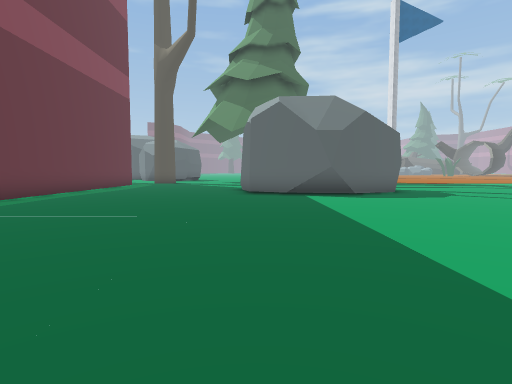
View 1 (above)

24 first-person views from a walk through a Unity game level. The camera is 1.5 m above the floor, tilts 4° down and sees 80° across. The floor is counted in squares, 2 m on a side. Each view is taken from the middle of a square. On the plan, view 1 faces up. The plan holds only what a view shows up to about 10 squares ahead; the rest is blank. The place goes on beyond the plan. Some surface patterns are stand-ins.

View 2
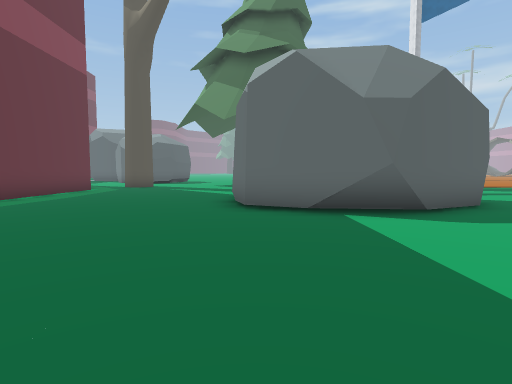

View 3
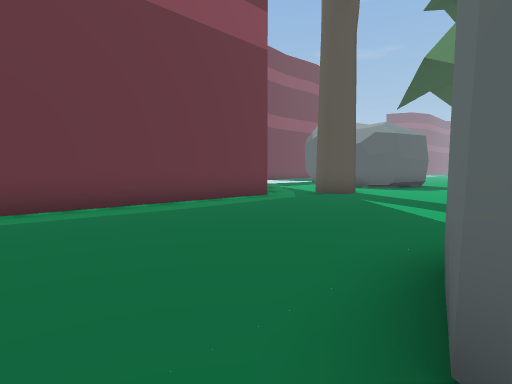

View 4
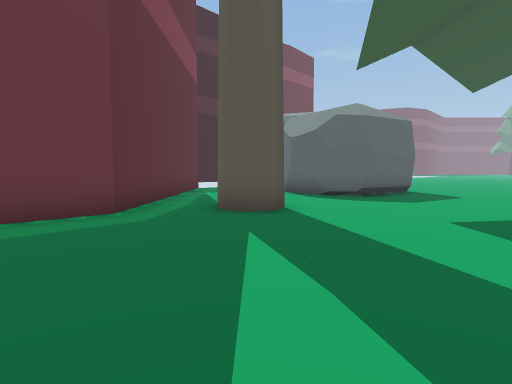

View 5
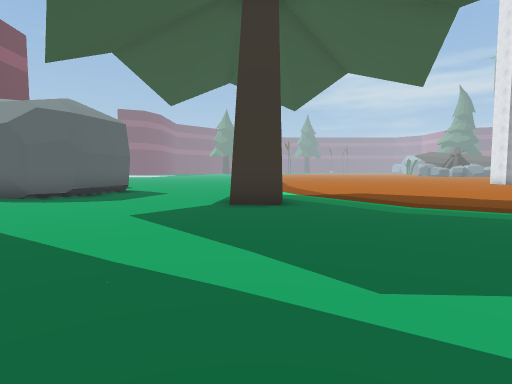

View 6
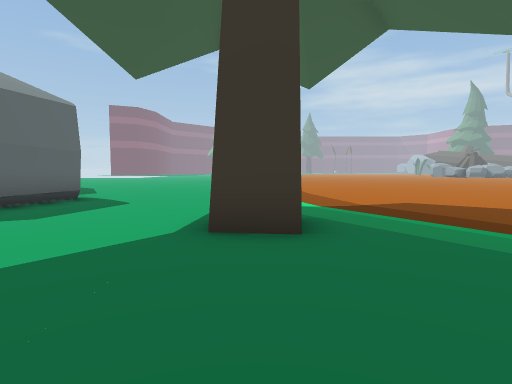

View 7
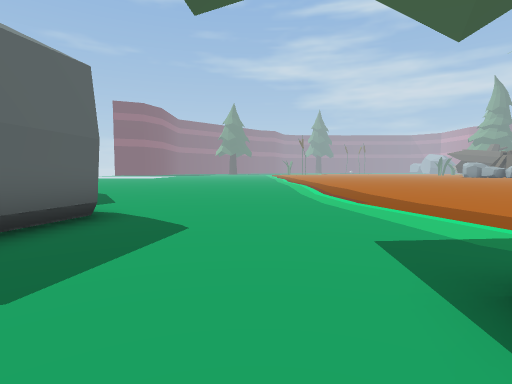

View 8
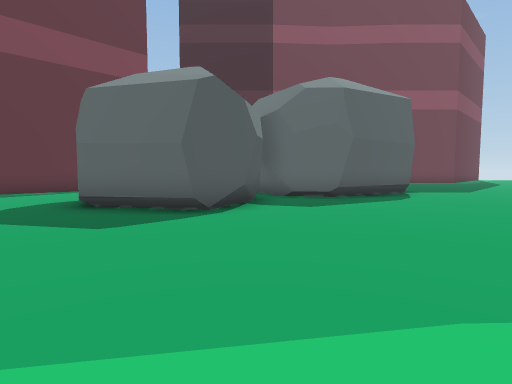

View 9
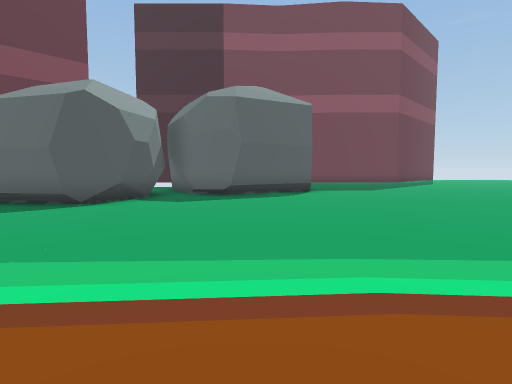

View 10
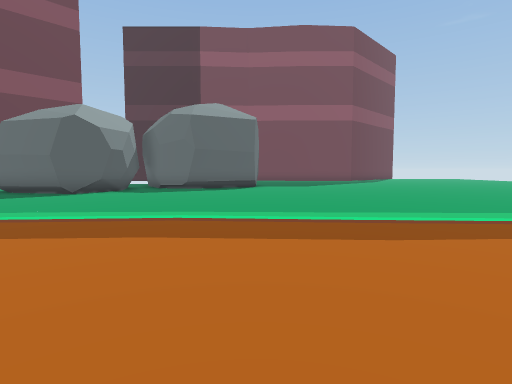

View 11
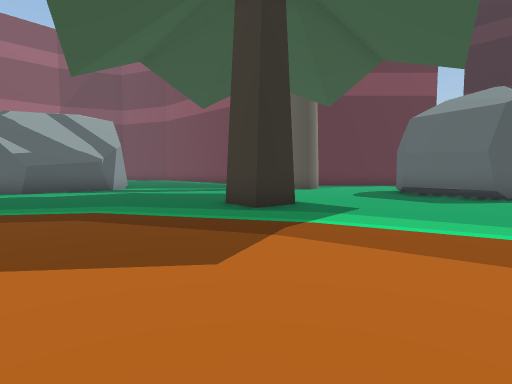

View 12
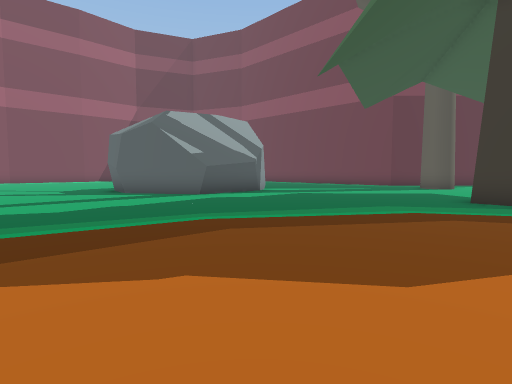

View 13
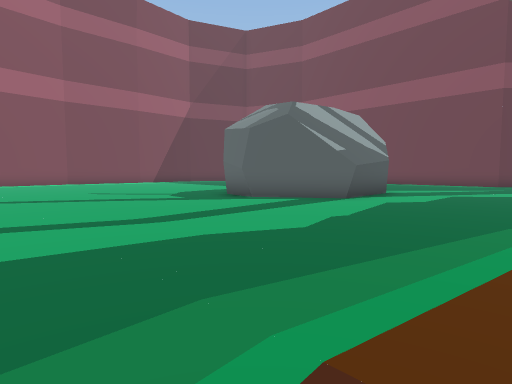

View 14
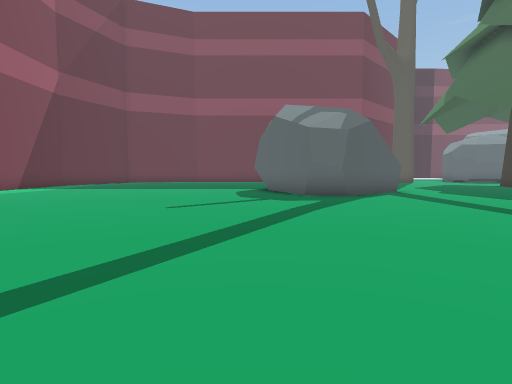

View 15
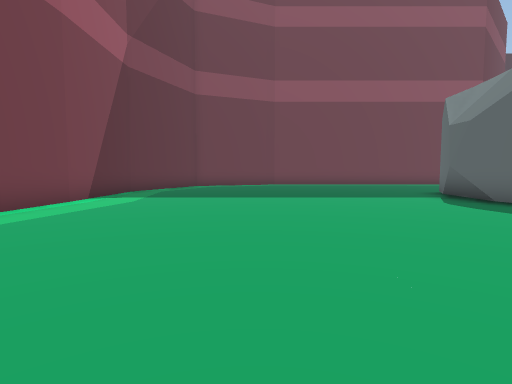

View 16
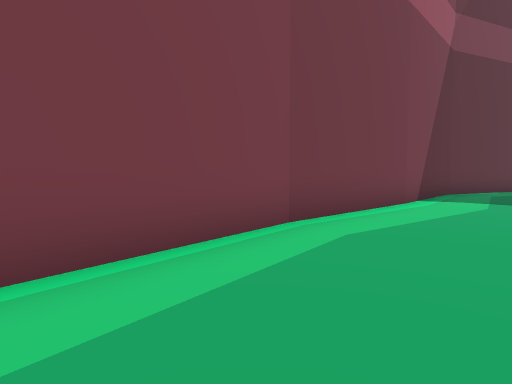

View 17
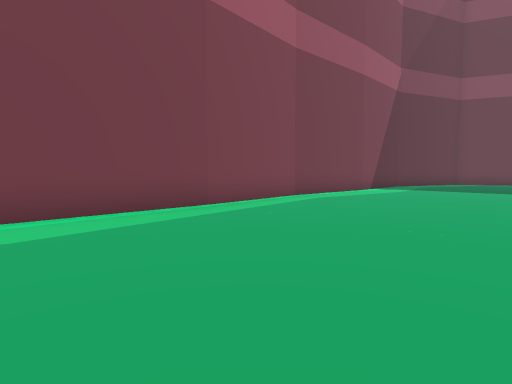

View 18
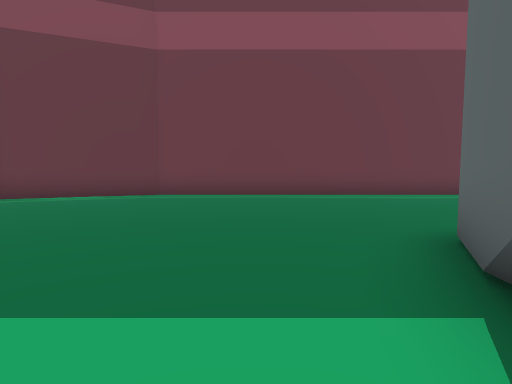

View 19
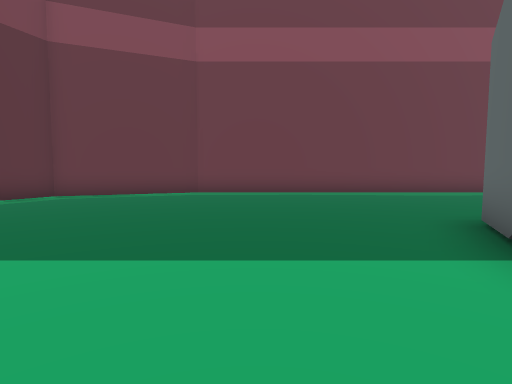

View 20
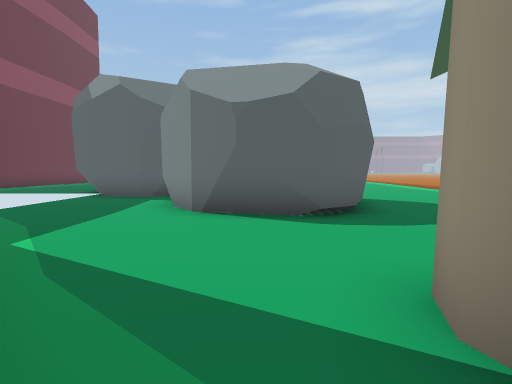

View 21
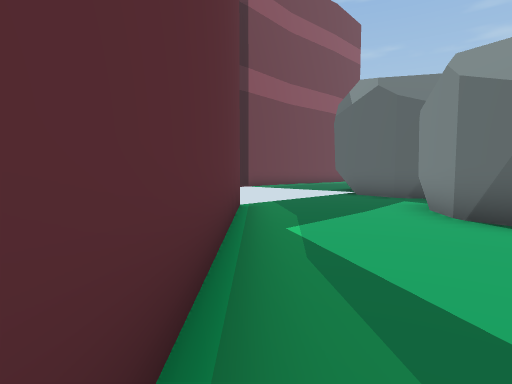

View 22
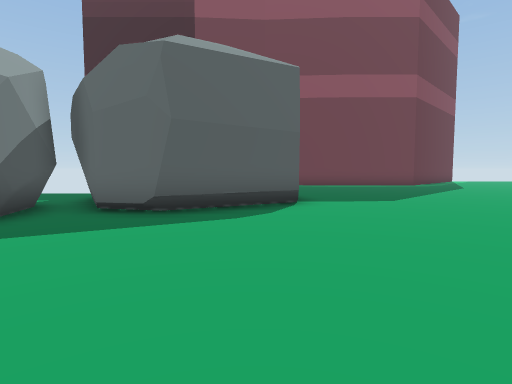

View 23
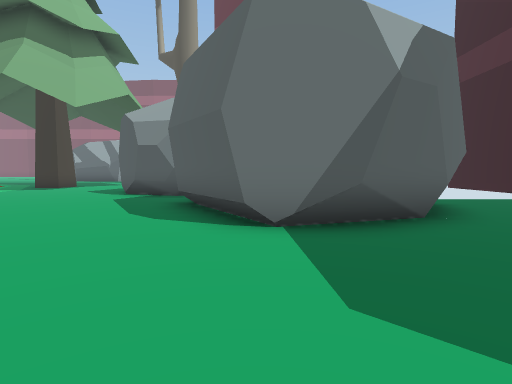

View 24
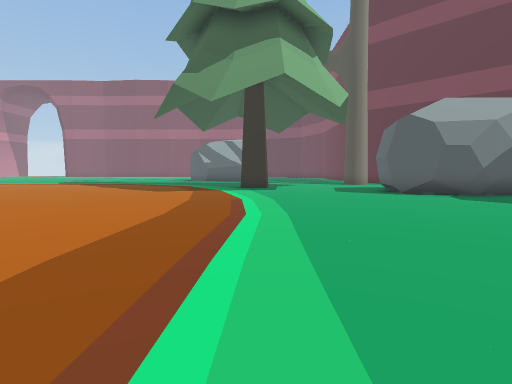

### Floor plan
Points are (right, up) in squares from view 1. A wall is a line through its corners. A room is listed if a view was taken in it or the views show most of it. See-through windows are left out.
Room 1 (views 1, 2, 3, 4, 5, 6, 7, 8, 9, 10, 11, 12, 13, 14, 15, 16, 17, 18, 19, 20, 21, 22, 23, 24)
walls: (-0.5, 21.8) (0.7, 21.7) (0.5, 20.6) (-0.6, 20.7); (0.9, 14) (3.4, 14) (5, 11.6) (4.9, 10.5) (2.2, 8.9) (-0.2, 10.2) (-0.6, 11.6); (-5, 18.9) (-4.8, 18.3) (-5, 17.8) (-5.4, 17.7) (-6, 17.9); (-6.1, 18.3) (-5.9, 18.8); (-6, 21.9) (-8, 22.4) (-9.2, 24.1); (2.8, 9.3) (0.9, 9.4); (2.6, 9.1) (1.8, 9.1); (-7.5, 22.1) (-8.2, 22.6); (-6.9, 26.2) (-5.4, 25.8) (-4.5, 24.8) (-5, 22.5) (-5.9, 22) (-6.9, 22); (-8.3, 25.5) (-6.7, 26); (-8.1, 26) (-6.6, 26.1); (-7.6, 27.1) (-8.3, 26.4); (-10.6, 20.1) (-6.5, 16) (-6.5, 5) (-4.9, 1.1) (-3.6, 0.6); (-11.8, 21.3) (-11.5, 21); (-10.8, 30.8) (-10, 31.1); (-12.2, 30.1) (-10.4, 31.1) (-8.8, 31) (-7.2, 28.3) (-7.6, 27) (-9.8, 25.7) (-10.3, 25.7) (-12.5, 26.2); (2.6, -0.5) (6.6, -0.8); (-2.2, 0) (-1, -0.5); (6.5, -0.8) (13.5, -0.2); (-0.9, -1.3) (2.8, -1.1)
low walls: (-5.3, 25.6) (-4.8, 25.2); (-6.3, 25.9) (-4.9, 25.2); (-10.2, 30.9) (-9.3, 31); (-11.4, 30.4) (-9.4, 31)

Positions as (right, up) in squares from view 1, and headings:
1: (0, 0), facing up
2: (0, 4), facing up
3: (0, 9), facing up-left
4: (-1, 14), facing up-left
5: (0, 14), facing up
6: (0, 17), facing up
7: (-2, 20), facing up
8: (1, 26), facing left
9: (2, 29), facing left
10: (5, 31), facing left
11: (5, 26), facing down-left
12: (9, 22), facing down-left
13: (11, 18), facing down-left
14: (14, 9), facing left
15: (10, 4), facing left
16: (10, 2), facing down-left
17: (14, 5), facing down-left
18: (3, 8), facing left
19: (4, 7), facing left
20: (-7, 17), facing up
21: (-7, 17), facing up-left
22: (-2, 30), facing left
23: (-9, 35), facing down
24: (0, 35), facing down
